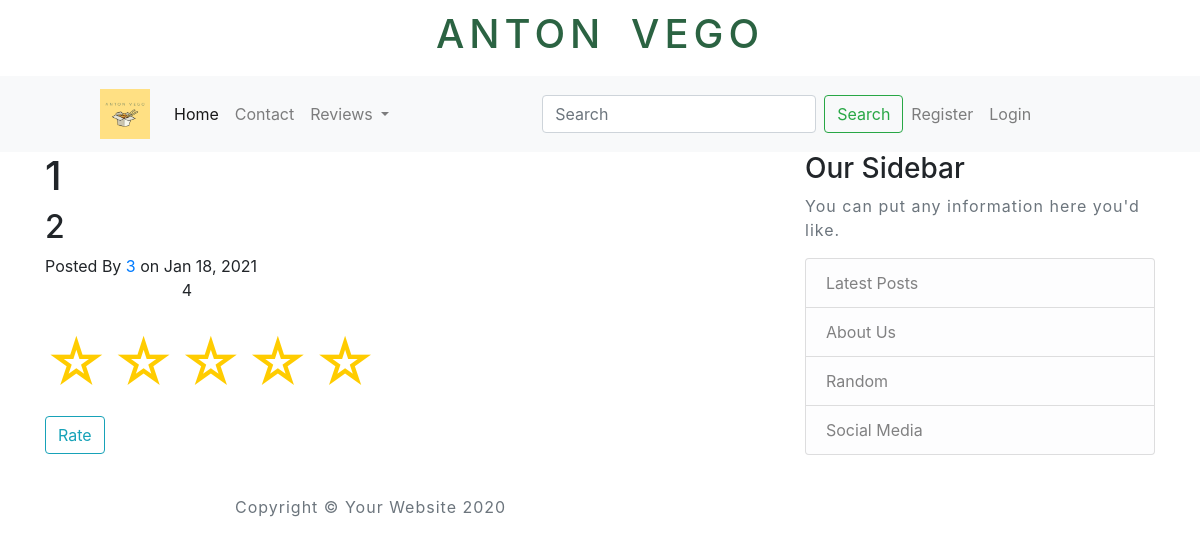
The page /post/5 on the database its author committed.
### blog/models.py (models this page shows)
class Blogpost(db.Model):
    id = db.Column(db.Integer, primary_key=True)
    title = db.Column(db.String(50))
    subtitle = db.Column(db.String(100))
    author = db.Column(db.String(25))
    date_posted = db.Column(db.DateTime)
    content = db.Column(db.Text)
    slug = db.Column(db.String(255))

### blog/routes.py (the view)
@app.route("/post/<string:slug>", methods=["GET", "POST"])
def post(slug):
    form = StarRatingForm()
    if form.validate_on_submit():
        rating = StarRating(stars=form.stars.data, author=current_user)
        db.session.add(rating)
        db.session.commit()
        flash('Added', 'success')
    try:
        post = Blogpost.query.filter_by(slug=slug).one()
        return render_template("post.html", post=post, form=form, title=slug)
    except sqlalchemy.orm.exc.NoResultFound:
        abort(404)

### blog/forms.py
class StarRatingForm(FlaskForm):
    stars = RadioField('Star Rating', choices=[('1', 'hated'), ('2', 'disliked'), ('3', 'average'), ('4', 'liked'), ('5', 'loved')])
    submit = SubmitField('Rate')

### blog/templates/post.html (shortened to what this page needs)
{% extends "layout.html" %}
{%block css %}
<link rel="stylesheet" href="{{ url_for('static', filename='scss/stars.css') }} ">
{% endblock css %}
{% block content %}
    <h1>{{ post.title }}</h1>
    <h2>{{ post.subtitle }}</h2>
    <span class="meta">Posted By
        <a href="#">{{ post.author }}</a>
        on {{ post.date_posted.strftime('%b %d, %Y') }}
    </span>
    <article>
        <div class="container">
            <div class="row">
                <div class="col-lg-8 col-md-10 mx-auto">
                    <p>
                        {{ post.content | safe}}
                    </p>
                </div>
            </div>
        </div>
    </article>
    <form method="post" action="#">
        {% for star in form.stars %}
            <tr>
                <td>{{ star.label(class="stars", id="s" + loop.index|string) }}</td>
            </tr>
        {% endfor %}
        <div class="form-group">
            {{ form.submit(class="btn btn-outline-info")}}
        </div>
    </form>
{% endblock content %}

### blog/static/main.css (style rules this page uses)
* { padding: 0; margin: 0; }
p { letter-spacing: 1px; }

### blog/static/scss/stars.css (style rules this page uses)
:root { --star-size: 60px; --star-color: #fff; --star-background: #fc0; }
.stars { color: var(--star-background); font-size: var(--star-size); }

### rows shown on the page
Blogpost: title "1", subtitle "2", author "3", date_posted "Jan 18, 2021", content "4"
